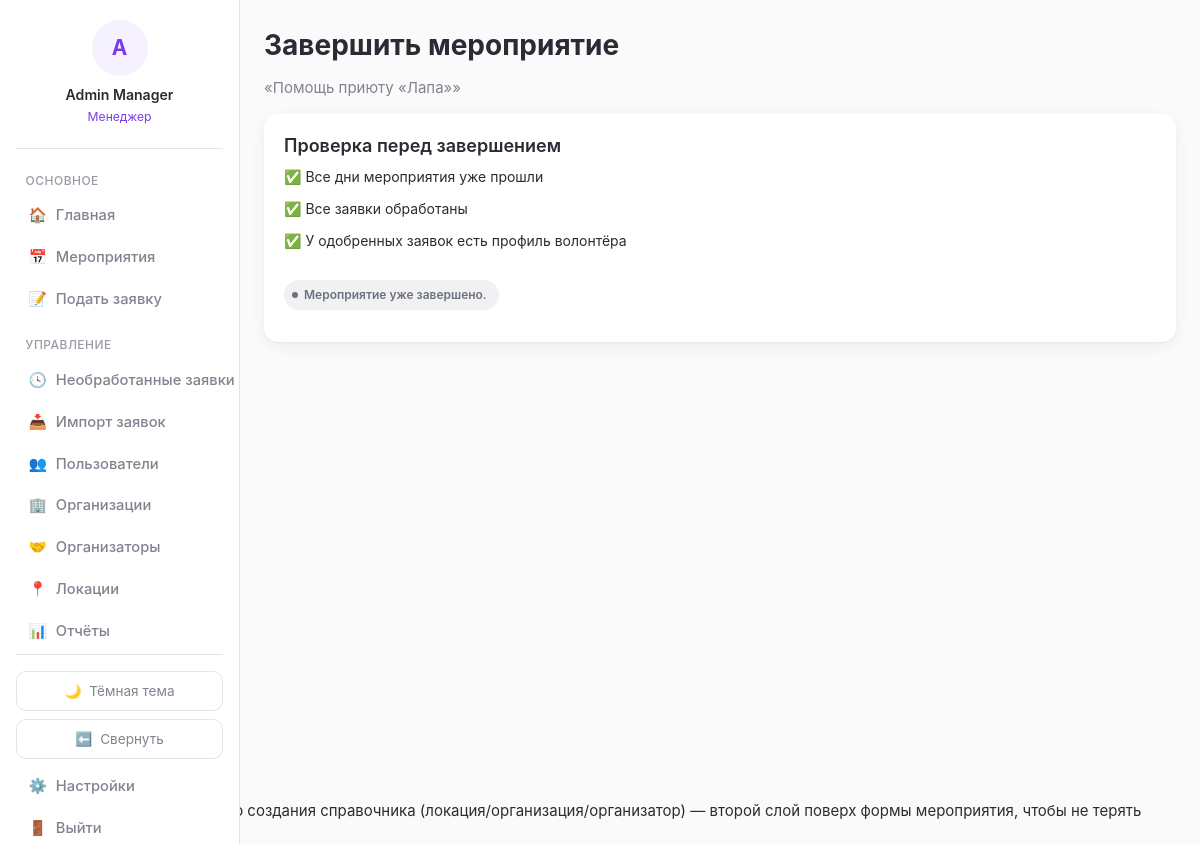
Screenshot of /events/97/close/ (signed in) with the database file from the repository.
### blog/models.py (models this page shows, shortened)
class User(AbstractBaseUser):
    GENDER_CHOICES = [
        ('male', 'Мужской'),
        ('female', 'Женский'),
    ]
    STATUS_CHOICES = [
        ('active', 'Активен'),
        ('inactive', 'Неактивен'),
        ('blacklisted', 'В блэклисте'),
    ]
    REGISTRATION_STATUS_CHOICES = [
        ('guest', 'Гость (первое касание)'),
        ('registered', 'Зарегистрирован'),
    ]
    id = models.AutoField(primary_key=True)
    system_username = models.CharField(max_length=50, blank=True, null=True, db_index=True)
    telegram_id = models.CharField(max_length=50, unique=True, db_index=True)
    telegram_username = models.CharField(max_length=100, blank=True, null=True)
    VK_username = models.CharField(max_length=100, blank=True, null=True)
    first_name = models.CharField(max_length=100, blank=True, null=True)
    last_name = models.CharField(max_length=100, blank=True, null=True)
    email = models.EmailField(blank=True, null=True)
    phone = models.CharField(max_length=20, blank=True, null=True)
    birthday = models.DateField(blank=True, null=True)
    about = models.TextField(blank=True, null=True)
    gender = models.CharField(max_length=10, choices=GENDER_CHOICES, blank=True, null=True)
    status = models.CharField(max_length=20, choices=STATUS_CHOICES, default='active')
    comment = models.TextField(blank=True, null=True)
    registration_status = models.CharField(
        max_length=20, choices=REGISTRATION_STATUS_CHOICES, default='guest'
    )
    created_at = models.DateTimeField(auto_now_add=True)
    last_event_at = models.DateTimeField(blank=True, null=True)
    total_event_count = models.IntegerField(default=0, validators=[MinValueValidator(0)])
    season_event_count = models.IntegerField(default=0, validators=[MinValueValidator(0)])
    total_hours = models.IntegerField(default=0, validators=[MinValueValidator(0)])
    season_hours = models.IntegerField(default=0, validators=[MinValueValidator(0)])
    churn_score = models.FloatField(default=0)
    login = models.CharField(max_length=50, unique=True, blank=True, null=True)
    web_credentials_set_at = models.DateTimeField(blank=True, null=True)
    notify_new_events = models.BooleanField(default=True)
    notify_applications = models.BooleanField(default=True)
    experience_token = models.UUIDField(default=uuid.uuid4, unique=True, editable=False, db_index=True)
    objects = UserManager()
    USERNAME_FIELD = 'telegram_id'
    REQUIRED_FIELDS = []
    class Meta:
        db_table = 'users'
        verbose_name = 'Пользователь'
        verbose_name_plural = 'Пользователи'
    @property
    def full_name(self):
        return f"{self.first_name or ''} {self.last_name or ''}".strip() or self.telegram_username or self.telegram_id

class Event(models.Model):
    STATUS_CHOICES = [
        ('upcoming', 'Предстоит'),
        ('ongoing', 'Идёт'),
        ('passed', 'Прошло'),
        ('finished', 'Завершено'),
    ]
    DOBRO_LINK_KIND_CHOICES = [
        ('none', 'Нет ссылки'),
        ('shared', 'Общая ссылка'),
        ('unique', 'Уникальная ссылка'),
    ]
    id = models.AutoField(primary_key=True)
    title = models.CharField(max_length=255)
    description = models.TextField(blank=True, null=True)
    location = models.ForeignKey(Location, on_delete=models.SET_NULL, null=True, blank=True, related_name='events')
    chat_link = models.URLField(blank=True, null=True)
    post_in_chanel_link = models.URLField(blank=True, null=True)
    dobro_ru_link_kind = models.CharField(max_length=20, choices=DOBRO_LINK_KIND_CHOICES, default='none')
    dobro_ru_link = models.URLField(blank=True, null=True)
    dobro_ru_shared_link = models.ForeignKey(
        DobroRuSharedLink, on_delete=models.SET_NULL, null=True, blank=True, related_name='events'
    )
    dobro_ru_hours_logged = models.BooleanField(default=False)
    dobro_ru_logged_by = models.ForeignKey(User, on_delete=models.SET_NULL, null=True, blank=True, related_name='dobro_ru_logged_events')
    event_status = models.CharField(max_length=20, choices=STATUS_CHOICES, default='upcoming')
    organization = models.ForeignKey(Organization, on_delete=models.SET_NULL, null=True, blank=True, related_name='events')
    organizer = models.ForeignKey(Organizer, on_delete=models.SET_NULL, null=True, blank=True, related_name='managed_events')
    created_at = models.DateTimeField(auto_now_add=True)
    published_at = models.DateTimeField(blank=True, null=True)
    post_published_at = models.DateTimeField(blank=True, null=True)
    broadcast_sent_at = models.DateTimeField(blank=True, null=True)
    public_token = models.UUIDField(default=uuid.uuid4, unique=True, editable=False, db_index=True)
    people_helped = models.IntegerField(blank=True, null=True, validators=[MinValueValidator(0)])
    internal_comment = models.TextField(blank=True, null=True)
    letter = models.ForeignKey(ThankYouLetterTemplate, on_delete=models.SET_NULL, null=True, blank=True, related_name='events')
    class Meta:
        db_table = 'events'
        verbose_name = 'Мероприятие'
        verbose_name_plural = 'Мероприятия'

### blog/views.py (the view, shortened to what this page needs)
# urls.py: path('events/<int:event_id>/close/', views.event_close, name='event_close'),
@manager_required
def event_close(request, event_id):
    event = get_object_or_404(Event, pk=event_id)
    checklist = event_closing_checklist(event)
    return render(request, 'blog/event_close.html', {'event': event, 'checklist': checklist})

### blog/context_processors.py (called while the page is built)
def role_flags(request):
    user = getattr(request, 'user', None)
    authenticated = bool(user and user.is_authenticated)
    return {
        'is_manager': is_manager(user) if authenticated else False,
        'is_team_leader': is_team_leader(user) if authenticated else False,
        'role_label': role_label(user) if authenticated else None,
    }

### blog/services/roles.py (called while the page is built)
def is_manager(user: User) -> bool:
    if not user or not user.is_authenticated:
        return False
    return user.manager_roles.filter(revoked_at__isnull=True).exists()

def is_team_leader(user: User) -> bool:
    if not user or not user.is_authenticated:
        return False
    return user.team_leader_roles.filter(revoked_at__isnull=True).exists()

def role_label(user: User) -> str:
    if is_manager(user):
        return 'Менеджер'
    if is_team_leader(user):
        return 'Тим-лидер'
    return 'Волонтёр'

### blog/templates/blog/event_close.html (shortened to what this page needs)
{% extends 'blog/base.html' %}
{% block content %}
<h1>Завершить мероприятие</h1>
<p style="color:var(--text-secondary);">«{{ event.title }}»</p>
<div class="card">
    <h3>Проверка перед завершением</h3>
    <ul class="checklist">
        <li class="{% if checklist.all_days_past %}checklist-ok{% else %}checklist-fail{% endif %}">
            {% if checklist.all_days_past %}✅{% else %}⛔{% endif %}
            Все дни мероприятия уже прошли
        </li>
        <li class="{% if checklist.no_pending_applications %}checklist-ok{% else %}checklist-fail{% endif %}">
            {% if checklist.no_pending_applications %}✅{% else %}⛔{% endif %}
            Все заявки обработаны
        </li>
        <li class="{% if checklist.no_approved_without_user %}checklist-ok{% else %}checklist-fail{% endif %}">
            {% if checklist.no_approved_without_user %}✅{% else %}⛔{% endif %}
            У одобренных заявок есть профиль волонтёра
        </li>
    </ul>
    {% if checklist.already_finished %}
        <p class="pill neutral"><span class="dot"></span>Мероприятие уже завершено.</p>
    {% elif not checklist.ready %}
        <p style="color:var(--danger); font-size:14px;">Устраните пункты выше, чтобы завершить мероприятие.</p>
        <a href="{% url 'event_detail' event.id %}" class="btn secondary">← Вернуться к мероприятию</a>
    {% endif %}
</div>
{% endblock %}

### blog/templates/blog/base.html (shortened to what this page needs)
{% load static %}<!DOCTYPE html>
<html lang="ru">
<head>
    <link rel="stylesheet" href="{% static 'blog/css/nexus.css' %}">
</head>
<body class="{% if request.COOKIES.sidebar_collapsed == '1' %}sidebar-collapsed{% endif %}">
{% if user.is_authenticated %}
<aside class="sidebar">
    <a href="{% url 'profile_detail' user.id %}" class="sidebar-account">
        <div class="avatar-placeholder">{{ user.full_name|slice:":1"|upper }}</div>
        <div class="username">{{ user.full_name }}</div>
        <div class="role">{{ role_label }}</div>
    </a>
    <div class="nav-section-title">Основное</div>
    <a href="{% url 'dashboard' %}" class="nav-link {% if request.resolver_match.url_name == 'dashboard' %}active{% endif %}" title="Главная"><span class="icon">🏠</span><span class="nav-label"> Главная</span></a>
    <a href="{% url 'event_list' %}" class="nav-link {% if request.resolver_match.url_name in 'event_list,event_detail' %}active{% endif %}" title="Мероприятия"><span class="icon">📅</span><span class="nav-label"> Мероприятия</span></a>
    <a href="{% url 'application_create' %}" class="nav-link " title="Подать заявку"><span class="icon">📝</span><span class="nav-label"> Подать заявку</span></a>
    {% if is_manager %}
    <div class="nav-section-title">Управление</div>
    <a href="{% url 'pending_applications' %}" class="nav-link " title="Необработанные заявки"><span class="icon">🕓</span><span class="nav-label"> Необработанные заявки</span></a>
    <a href="{% url 'import_preview' %}" class="nav-link " title="Импорт заявок"><span class="icon">📥</span><span class="nav-label"> Импорт заявок</span></a>
    <a href="{% url 'user_list' %}" class="nav-link {% if request.resolver_match.url_name == 'user_list' %}active{% endif %}" title="Пользователи"><span class="icon">👥</span><span class="nav-label"> Пользователи</span></a>
    <a href="{% url 'organizations_list' %}" class="nav-link " title="Организации"><span class="icon">🏢</span><span class="nav-label"> Организации</span></a>
    <a href="{% url 'organizer_list' %}" class="nav-link " title="Организаторы"><span class="icon">🤝</span><span class="nav-label"> Организаторы</span></a>
    <a href="{% url 'location_list' %}" class="nav-link " title="Локации"><span class="icon">📍</span><span class="nav-label"> Локации</span></a>
    <a href="{% url 'report_period' %}" class="nav-link {% if request.resolver_match.url_name == 'report_period' %}active{% endif %}" title="Отчёты"><span class="icon">📊</span><span class="nav-label"> Отчёты</span></a>
    {% endif %}
    <div class="sidebar-footer">
        <button type="button" class="theme-toggle" id="theme-toggle" title="Тема">
            <span class="icon" id="theme-icon">🌙</span><span class="theme-label" id="theme-label"> Тёмная тема</span>
        </button>
        <button type="button" class="sidebar-toggle" id="sidebar-toggle" title="Свернуть панель">
            <span class="icon" id="sidebar-toggle-icon">⬅️</span><span class="nav-label" id="sidebar-toggle-label"> Свернуть</span>
        </button>
        <a href="{% url 'settings' %}" class="nav-link {% if request.resolver_match.url_name == 'settings' %}active{% endif %}" title="Настройки"><span class="icon">⚙️</span><span class="nav-label"> Настройки</span></a>
        <a href="{% url 'logout' %}" class="nav-link" title="Выйти"><span class="icon">🚪</span><span class="nav-label"> Выйти</span></a>
    </div>
</aside>
{% endif %}
<div class="page-wrapper" style="{% if not user.is_authenticated %}margin-left:0;{% endif %}">
    <main>
        {% block content %}{% endblock %}
    </main>
</div>
{# Вложенная модалка быстрого создания справочника (локация/организация/организатор) —
   второй слой поверх формы мероприятия, чтобы не терять введённые в неё данные. #}
</body>
</html>

### rows the page displays
User: full_name "A", full_name "Admin Manager"
Event: title "Помощь приюту «Лапа»"

### other values shown
{{ role_label }} "Менеджер"
